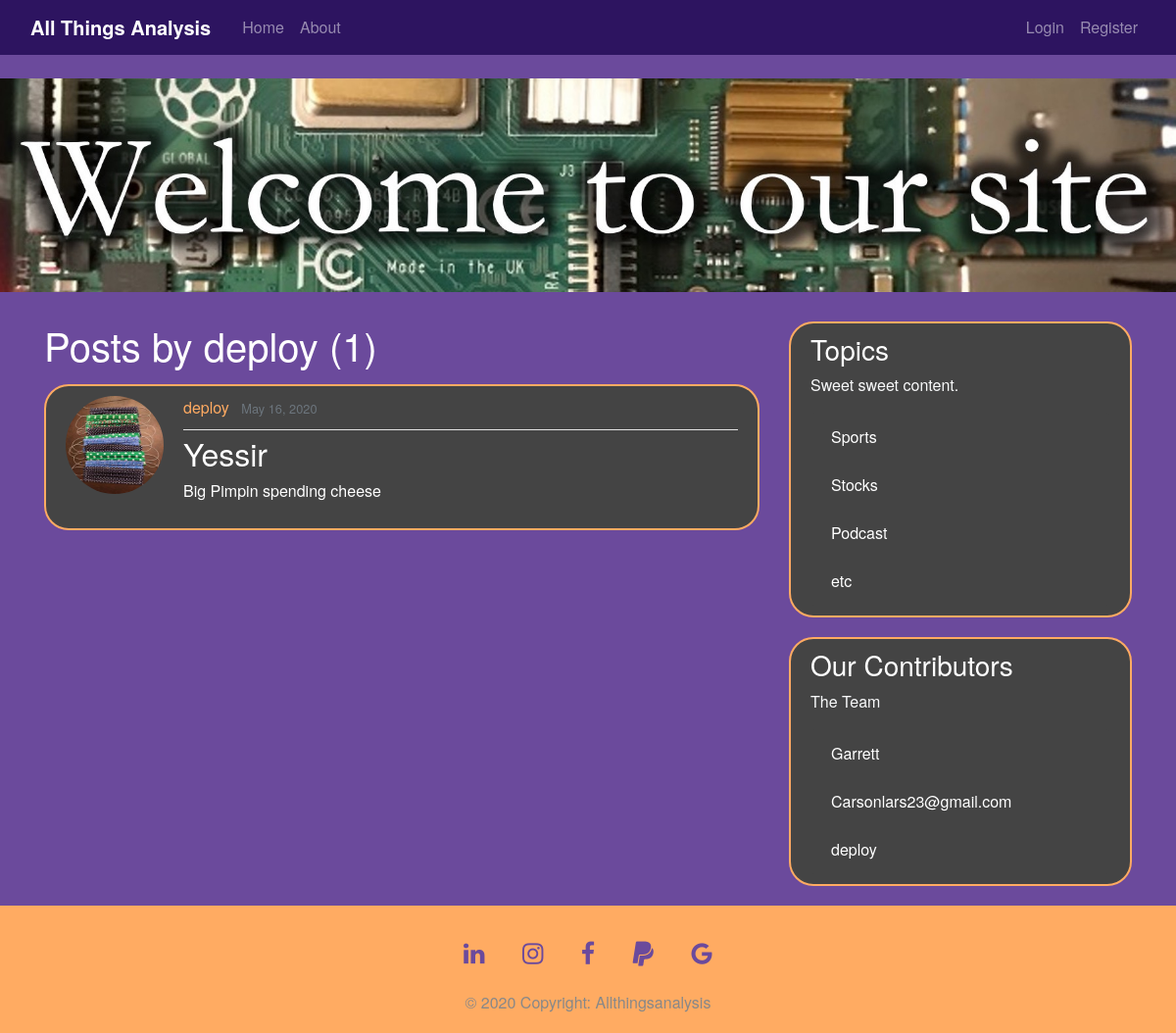
The page /user/deploy on the database its author committed.
### blog/models.py (models this page shows, shortened)
class Post(models.Model):
	title = models.CharField(max_length=100)
	content = models.TextField()
	date_posted = models.DateTimeField(default=timezone.now)
	author = models.ForeignKey(User, on_delete=models.CASCADE)

### users/models.py (models this page shows, shortened)
class Profile(models.Model):
    user = models.OneToOneField(User, on_delete=models.CASCADE)
    image = models.ImageField(default='default.jpg', upload_to='profile_pics')

### blog/views.py (the view)
# urls.py: path('user/<str:username>', UserPostListView.as_view(), name='user-posts'),
class UserPostListView(ListView):
	model = Post
	template_name = 'blog/user_posts.html' # <app>/<model>_<viewtype>.html
	context_object_name = 'posts'
	ordering = ['-date_posted']
	paginate_by = 5
	def get_queryset(self):
		user = get_object_or_404(User, username=self.kwargs.get('username'))
		return Post.objects.filter(author=user).order_by('-date_posted')

### blog/templates/blog/user_posts.html (shortened to what this page needs)
{% extends "blog/base.html" %}
{% block content %}
  <h1 class ='mb-3'>Posts by {{ view.kwargs.username }}  ({{ page_obj.paginator.count }})</h1>
  {% for post in posts %}
      <article class="media content-section">
        <img class="rounded-circle article-img" src="{{ post.author.profile.image.url }}" id="img">
        <div class="media-body">
          <div class="article-metadata">
            <a class="mr-2" href="{% url 'user-posts' post.author.username %}">{{ post.author }}</a>
            <small class="text-muted">{{ post.date_posted|date:"F d, Y" }}</small>
          </div>
          <h2><a class="article-title" href="{% url 'post-detail' post.id %}">{{ post.title }}</a></h2>
          <p class="article-content">{{ post.content }}</p>
        </div>
      </article>
  {% endfor %}
{% endblock content %}

### blog/static/blog/main.css (style rules this page uses)
body { background: #6B4A9C; color: #ffffff; margin-top: 5rem; font-family: Helvetica Neue; }
h1, h2, h3, h4, h5, h6 { color: #ffffff; }
.content-section { background: #999999; padding: 10px 20px; border: 2px solid #ffab62; border-radius: 25px; margin-bottom: 20px; background-color: #444444; }
.article-title { color: #FFFFFF; }
.article-content { white-space: pre-line; }
.article-img { height: 100px; width: 100px; margin-right: 20px; }
.article-metadata { padding-bottom: 10px; margin-bottom: 4px; border-bottom: 1px solid #e3e3e3; }
.article-metadata a { color: #ffab62; }
img { width: 90%; height: auto; }

### rows shown on the page
Post: author.profile.image (placeholder picture), author "deploy", date_posted "May 16, 2020", title "Yessir", content "Big Pimpin spending cheese"

### other values the page prints
{{ view.kwargs.username }} "deploy"
{{ page_obj.paginator.count }} "1"
